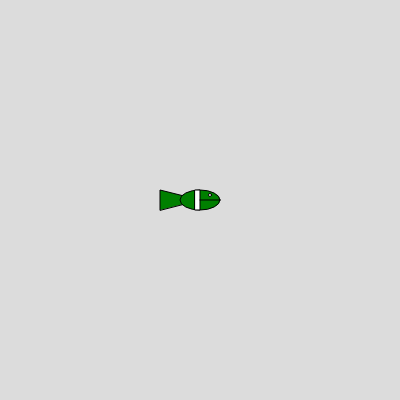
Frame 1 (no input)
Frame 60 (no input): identical to frame 1, image omitted
Frame 120 (the mouse pressed at the canvas centre since frame 60): identical to frame 1, image omitted

The p5.js sketch that drew this single still picture (run headless with seeded random() and noise() and a simulated clock; from frame 60 on, the mouse is pressed at the canvas centre):

// p5.js sketch
// ── sketch.js
class Vector {
  #startX;
  #startY;
  #compX;
  #compY;

  constructor(startX, startY, compX, compY) {
    this.#startX = startX;
    this.#startY = startY;
    this.#compX = compX;
    this.#compY = compY;
  }

  get startX() {
    return this.#startX;
  }

  get startY() {
    return this.#startY;
  }

  get compX() {
    return this.#compX;
  }

  get compY() {
    return this.#compY;
  }

  add(other) {
    return new Vector(
      this.startX + other.startX,
      this.startY + other.startY,
      this.compX + other.compX,
      this.compY + other.compY
    );
  }

  subtract(other) {
    return new Vector(
      this.startX - other.startX,
      this.startY - other.startY,
      this.compX - other.compX,
      this.compY - other.compY
    );
  }
}


class Fish {
  #pos
  #vel
  #color
  #fishWidth
  #fishHeight
     constructor(pos, vel, color, fishWidth, fishHeight) {
       this.#pos = pos;
       this.#vel = vel;
       this.#color = color;
       this.#fishWidth = fishWidth;
       this.#fishHeight = fishHeight;
     } 
     
  get pos() {
    return this.#pos;
  }

  get vel() {
    return this.#vel;
  }

  get color() {
    return this.#color;
  }

  get fishWidth() {
    return this.#fishWidth;
  }

  get fishHeight() {
    return this.#fishHeight;
  }

     show(){
       fill(this.#color)
       triangle(this.#pos.startX, this.#pos.startY, 
               this.#pos.startX-this.#fishWidth, this.#pos.startY-this.#fishHeight/2, 
               this.#pos.startX-this.#fishWidth, this.#pos.startY+this.#fishHeight/2);
       ellipse(this.#pos.startX,this.#pos.startY,this.#fishWidth,this.#fishHeight)
       fill("white")
       rect(this.#pos.startX-this.#fishWidth/8, this.#pos.startY-this.#fishHeight/2,this.#fishWidth/8, this.#fishHeight)
       line(this.#pos.startX,this.#pos.startY,this.#pos.startX+this.#fishWidth/2,this.#pos.startY)
       circle(this.#pos.startX+this.#fishWidth/4,this.#pos.startY-this.#fishHeight/4,3)
     }
     update(){
       this.#pos = this.#pos.add(this.#vel)
   }
}


class PreyFish extends Fish {
  constructor() {
    let pos = new Vector(
      width / 2,
      height / 2,
      random(-width / 100, width / 100),
      random(-height / 100, height / 100)
    );
    let vel = new Vector(
      0,
      0,
      random(-width / 300, width / 300),
      random(-height / 300, height / 300)
    );
    super(pos, vel, "green", 40, 20);
  }
}


let fish;

function setup() {
  createCanvas(400, 400);
  fish = new PreyFish();
}

function draw() {
  background(220);
  fish.update();
  fish.show();
}
